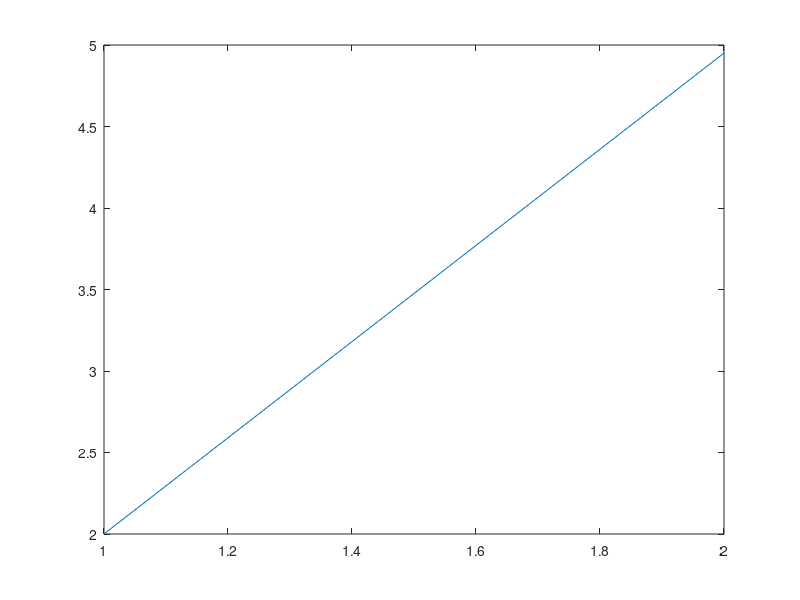

Write the MATLAB code that produced this figure. (Note: this script raises an error after producing the figure.)
x = [1:500]';
m = 2;
b = 5;
y = m*x + b;
y = y + randn(size(x));
A = [x ones(size(x))];
mb_estimate = inv(A'*A)*A'*y;
mb_estimate = A\y;
mb_estimate = pinv(A)*y;
plot(mb_estimate)
syms x y
a = 10; b = 20; c = 30;
z = a*x+b*y+c;
z = z + randn(size(x)) + randn(size(y));
ezmesh(z)
